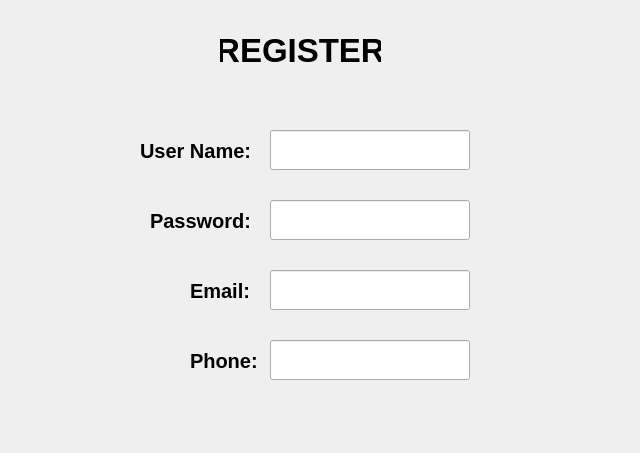
<?xml version="1.0" encoding="UTF-8"?>
<ui version="4.0">
 <class>Register_Screen</class>
 <widget class="QWidget" name="Register_Screen">
  <property name="geometry">
   <rect>
    <x>0</x>
    <y>0</y>
    <width>640</width>
    <height>453</height>
   </rect>
  </property>
  <property name="windowTitle">
   <string>Form</string>
  </property>
  <widget class="QLabel" name="label">
   <property name="geometry">
    <rect>
     <x>220</x>
     <y>10</y>
     <width>161</width>
     <height>81</height>
    </rect>
   </property>
   <property name="font">
    <font>
     <pointsize>25</pointsize>
     <bold>true</bold>
    </font>
   </property>
   <property name="text">
    <string>REGISTER</string>
   </property>
   <property name="alignment">
    <set>Qt::AlignCenter</set>
   </property>
  </widget>
  <widget class="QLineEdit" name="lineEdit">
   <property name="geometry">
    <rect>
     <x>270</x>
     <y>130</y>
     <width>200</width>
     <height>40</height>
    </rect>
   </property>
  </widget>
  <widget class="QLineEdit" name="lineEdit_2">
   <property name="geometry">
    <rect>
     <x>270</x>
     <y>200</y>
     <width>200</width>
     <height>40</height>
    </rect>
   </property>
  </widget>
  <widget class="QLineEdit" name="lineEdit_3">
   <property name="geometry">
    <rect>
     <x>270</x>
     <y>270</y>
     <width>200</width>
     <height>40</height>
    </rect>
   </property>
  </widget>
  <widget class="QLineEdit" name="lineEdit_4">
   <property name="geometry">
    <rect>
     <x>270</x>
     <y>340</y>
     <width>200</width>
     <height>40</height>
    </rect>
   </property>
  </widget>
  <widget class="QLabel" name="label_2">
   <property name="geometry">
    <rect>
     <x>140</x>
     <y>130</y>
     <width>121</width>
     <height>41</height>
    </rect>
   </property>
   <property name="font">
    <font>
     <pointsize>15</pointsize>
     <bold>true</bold>
    </font>
   </property>
   <property name="text">
    <string>User Name:</string>
   </property>
  </widget>
  <widget class="QLabel" name="label_3">
   <property name="geometry">
    <rect>
     <x>150</x>
     <y>200</y>
     <width>101</width>
     <height>41</height>
    </rect>
   </property>
   <property name="font">
    <font>
     <pointsize>15</pointsize>
     <bold>true</bold>
    </font>
   </property>
   <property name="text">
    <string>Password:</string>
   </property>
  </widget>
  <widget class="QLabel" name="label_4">
   <property name="geometry">
    <rect>
     <x>190</x>
     <y>340</y>
     <width>71</width>
     <height>41</height>
    </rect>
   </property>
   <property name="font">
    <font>
     <pointsize>15</pointsize>
     <bold>true</bold>
    </font>
   </property>
   <property name="text">
    <string>Phone:</string>
   </property>
  </widget>
  <widget class="QLabel" name="label_5">
   <property name="geometry">
    <rect>
     <x>190</x>
     <y>270</y>
     <width>61</width>
     <height>41</height>
    </rect>
   </property>
   <property name="font">
    <font>
     <pointsize>15</pointsize>
     <bold>true</bold>
    </font>
   </property>
   <property name="text">
    <string>Email:</string>
   </property>
  </widget>
 </widget>
 <resources/>
 <connections/>
</ui>
